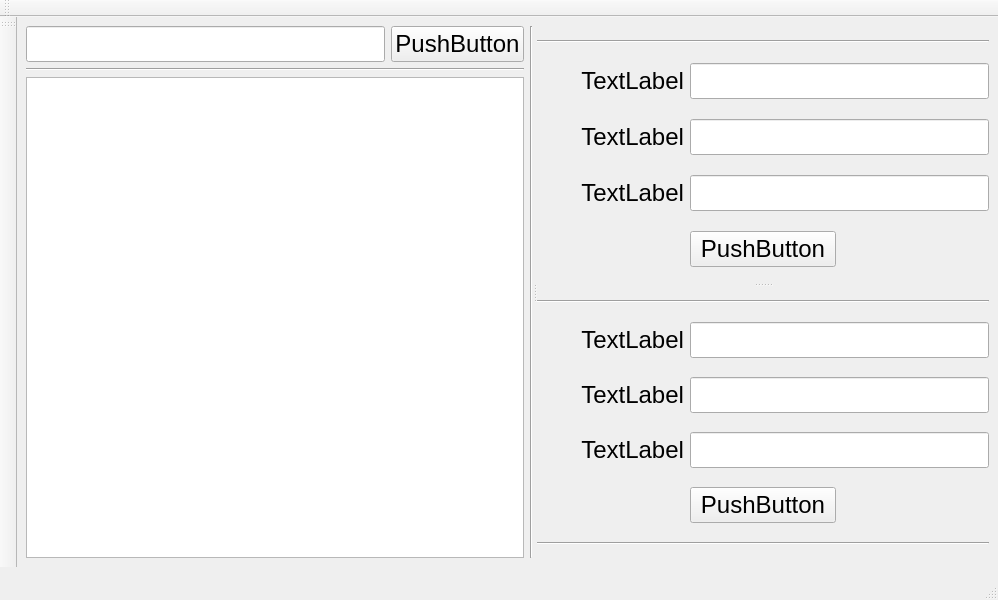
<?xml version="1.0" encoding="UTF-8"?>
<ui version="4.0">
 <class>CdtorMainWindow</class>
 <widget class="QMainWindow" name="CdtorMainWindow">
  <property name="geometry">
   <rect>
    <x>0</x>
    <y>0</y>
    <width>998</width>
    <height>600</height>
   </rect>
  </property>
  <property name="font">
   <font>
    <family>Microsoft YaHei UI</family>
    <pointsize>18</pointsize>
   </font>
  </property>
  <property name="windowTitle">
   <string>Lightning</string>
  </property>
  <property name="windowIcon">
   <iconset resource="icon.qrc">
    <normaloff>:/IconResource/lightning.png</normaloff>:/IconResource/lightning.png</iconset>
  </property>
  <widget class="QWidget" name="centralwidget">
   <layout class="QGridLayout" name="gridLayout_4">
    <item row="0" column="0">
     <widget class="QSplitter" name="sptMain">
      <property name="orientation">
       <enum>Qt::Horizontal</enum>
      </property>
      <widget class="QWidget" name="gridLayoutWidget">
       <layout class="QGridLayout" name="glaoSearch" columnstretch="4,0,0,0">
        <item row="0" column="0" colspan="2">
         <widget class="QLineEdit" name="edtCondition"/>
        </item>
        <item row="0" column="2">
         <widget class="QPushButton" name="btnSearch">
          <property name="text">
           <string>PushButton</string>
          </property>
         </widget>
        </item>
        <item row="2" column="0" colspan="3">
         <widget class="QTableView" name="tableView"/>
        </item>
        <item row="0" column="3" rowspan="3">
         <widget class="Line" name="line_2">
          <property name="orientation">
           <enum>Qt::Vertical</enum>
          </property>
         </widget>
        </item>
        <item row="1" column="0" colspan="3">
         <widget class="Line" name="line_3">
          <property name="orientation">
           <enum>Qt::Horizontal</enum>
          </property>
         </widget>
        </item>
       </layout>
      </widget>
      <widget class="QSplitter" name="sptSell">
       <property name="orientation">
        <enum>Qt::Vertical</enum>
       </property>
       <widget class="QWidget" name="gridLayoutWidget_2">
        <layout class="QGridLayout" name="glaoSell">
         <item row="2" column="0">
          <widget class="QLabel" name="labRow">
           <property name="text">
            <string>TextLabel</string>
           </property>
           <property name="alignment">
            <set>Qt::AlignRight|Qt::AlignTrailing|Qt::AlignVCenter</set>
           </property>
          </widget>
         </item>
         <item row="1" column="1" colspan="2">
          <widget class="QLineEdit" name="edtStage"/>
         </item>
         <item row="3" column="1" colspan="2">
          <widget class="QLineEdit" name="edtColumn"/>
         </item>
         <item row="1" column="0">
          <widget class="QLabel" name="labStage">
           <property name="text">
            <string>TextLabel</string>
           </property>
           <property name="alignment">
            <set>Qt::AlignRight|Qt::AlignTrailing|Qt::AlignVCenter</set>
           </property>
          </widget>
         </item>
         <item row="2" column="1" colspan="2">
          <widget class="QLineEdit" name="edtRow"/>
         </item>
         <item row="3" column="0">
          <widget class="QLabel" name="labColumn">
           <property name="text">
            <string>TextLabel</string>
           </property>
           <property name="alignment">
            <set>Qt::AlignRight|Qt::AlignTrailing|Qt::AlignVCenter</set>
           </property>
          </widget>
         </item>
         <item row="4" column="1">
          <widget class="QPushButton" name="btnSell">
           <property name="text">
            <string>PushButton</string>
           </property>
          </widget>
         </item>
         <item row="0" column="0" colspan="3">
          <widget class="Line" name="line_4">
           <property name="orientation">
            <enum>Qt::Horizontal</enum>
           </property>
          </widget>
         </item>
        </layout>
       </widget>
       <widget class="QWidget" name="gridLayoutWidget_3">
        <layout class="QGridLayout" name="glaoReturn">
         <item row="3" column="1" colspan="2">
          <widget class="QLineEdit" name="edtColumn1"/>
         </item>
         <item row="2" column="0">
          <widget class="QLabel" name="labRow1">
           <property name="text">
            <string>TextLabel</string>
           </property>
           <property name="alignment">
            <set>Qt::AlignRight|Qt::AlignTrailing|Qt::AlignVCenter</set>
           </property>
          </widget>
         </item>
         <item row="3" column="0">
          <widget class="QLabel" name="labColumn1">
           <property name="text">
            <string>TextLabel</string>
           </property>
           <property name="alignment">
            <set>Qt::AlignRight|Qt::AlignTrailing|Qt::AlignVCenter</set>
           </property>
          </widget>
         </item>
         <item row="4" column="1">
          <widget class="QPushButton" name="btnReturn">
           <property name="text">
            <string>PushButton</string>
           </property>
          </widget>
         </item>
         <item row="2" column="1" colspan="2">
          <widget class="QLineEdit" name="edtRow1"/>
         </item>
         <item row="1" column="0">
          <widget class="QLabel" name="labReturn">
           <property name="text">
            <string>TextLabel</string>
           </property>
           <property name="alignment">
            <set>Qt::AlignRight|Qt::AlignTrailing|Qt::AlignVCenter</set>
           </property>
          </widget>
         </item>
         <item row="1" column="1" colspan="2">
          <widget class="QLineEdit" name="edtReturn"/>
         </item>
         <item row="0" column="0" colspan="3">
          <widget class="Line" name="line">
           <property name="orientation">
            <enum>Qt::Horizontal</enum>
           </property>
          </widget>
         </item>
         <item row="5" column="0" colspan="3">
          <widget class="Line" name="line_5">
           <property name="orientation">
            <enum>Qt::Horizontal</enum>
           </property>
          </widget>
         </item>
        </layout>
       </widget>
      </widget>
     </widget>
    </item>
   </layout>
  </widget>
  <widget class="QMenuBar" name="menubar">
   <property name="geometry">
    <rect>
     <x>0</x>
     <y>0</y>
     <width>998</width>
     <height>26</height>
    </rect>
   </property>
  </widget>
  <widget class="QStatusBar" name="statusbar"/>
  <widget class="QToolBar" name="tbMain">
   <property name="windowTitle">
    <string>toolBar</string>
   </property>
   <attribute name="toolBarArea">
    <enum>TopToolBarArea</enum>
   </attribute>
   <attribute name="toolBarBreak">
    <bool>false</bool>
   </attribute>
  </widget>
  <widget class="QToolBar" name="tbAssistant">
   <property name="windowTitle">
    <string>toolBar_2</string>
   </property>
   <attribute name="toolBarArea">
    <enum>LeftToolBarArea</enum>
   </attribute>
   <attribute name="toolBarBreak">
    <bool>false</bool>
   </attribute>
  </widget>
 </widget>
 <resources>
  <include location="icon.qrc"/>
 </resources>
 <connections/>
</ui>
